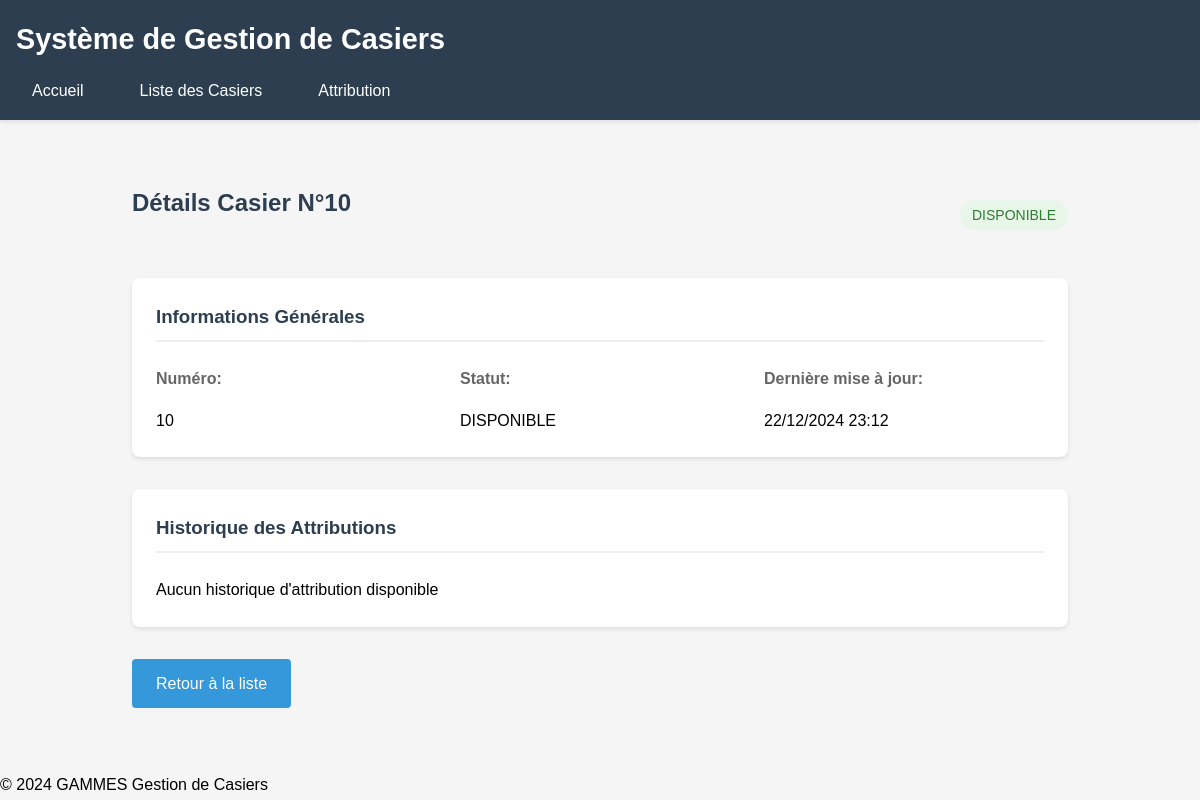
The page /locker-system/public/lockers/details/10 on the database its author committed.
### tables this page shows
CREATE TABLE `lockers` (
  `id` int NOT NULL AUTO_INCREMENT,
  `locker_number` varchar(10) NOT NULL,
  `status` enum('DISPONIBLE','ATTRIBUE','MAINTENANCE') DEFAULT 'DISPONIBLE',
  `last_update` timestamp NULL DEFAULT CURRENT_TIMESTAMP ON UPDATE CURRENT_TIMESTAMP,
  `is_active` tinyint(1) DEFAULT '1',
  `created_at` timestamp NULL DEFAULT CURRENT_TIMESTAMP,
  `updated_at` timestamp NULL DEFAULT CURRENT_TIMESTAMP ON UPDATE CURRENT_TIMESTAMP,
  PRIMARY KEY (`id`),
  UNIQUE KEY `locker_number` (`locker_number`),
  KEY `idx_locker_status` (`status`)
);

### src/Controllers/BaseController.php (called while the page is built, shortened)
<?php
class BaseController {
    protected function render($view, $data = []) {
        extract($data);
        require_once __DIR__ . "/../Views/$view.php";
        return ob_get_clean();
    }
}

### config/database.php (called while the page is built)
<?php
return [
    'host' => 'localhost',
    'dbname' => 'locker_system',
    'username' => 'root',
    'password' => 'root',
    'charset' => 'utf8mb4'
];

### src/Models/BaseModel.php (called while the page is built, shortened)
<?php
class BaseModel {
    protected $db;
    protected $table;
    public function __construct() {
        $config = require __DIR__ . '/../../config/database.php';
        try {
            $this->db = new PDO(
                "mysql:host={$config['host']};dbname={$config['dbname']};charset={$config['charset']}",
                $config['username'],
                $config['password'],
                [
                    PDO::ATTR_ERRMODE => PDO::ERRMODE_EXCEPTION,
                    PDO::ATTR_DEFAULT_FETCH_MODE => PDO::FETCH_ASSOC,
                    PDO::ATTR_EMULATE_PREPARES => false
                ]
            );
        } catch (PDOException $e) {
            die("Erreur de connexion : " . $e->getMessage());
        }
    }
    public function findById($id) {
        $sql = "SELECT * FROM {$this->table} WHERE id = ?";
        $stmt = $this->db->prepare($sql);
        $stmt->execute([$id]);
        return $stmt->fetch();
    }
}

### src/Views/lockers/details.php (the view, shortened to what this page needs)
<div class="details-container">
    <div class="details-header">
        <h2>Détails Casier N°<?= htmlspecialchars($locker['locker_number']) ?></h2>
        <div class="status-badge status-<?= strtolower($locker['status']) ?>">
            <?= htmlspecialchars($locker['status']) ?>
        </div>
    </div>
    <div class="details-card">
        <h3>Informations Générales</h3>
        <div class="info-grid">
            <div class="info-item">
                <label>Numéro:</label>
                <span><?= htmlspecialchars($locker['locker_number']) ?></span>
            </div>
            <div class="info-item">
                <label>Statut:</label>
                <span><?= htmlspecialchars($locker['status']) ?></span>
            </div>
            <div class="info-item">
                <label>Dernière mise à jour:</label>
                <span><?= date('d/m/Y H:i', strtotime($locker['last_update'])) ?></span>
            </div>
        </div>
    </div>
<div class="details-card">
    <h3>Historique des Attributions</h3>
    <?php if (!empty($history)): ?>
        <table class="history-table">
            <thead>
                <tr>
                    <th>Date</th>
                    <th>Utilisateur</th>
                    <th>Statut</th>
                    <th>Notes</th>
                    <th>Service</th>
                    <th>TS</th>
                    <th>Date retour prévue</th>
                    <th>Type</th>
                </tr>
            </thead>
            <tbody>
                <?php foreach ($history as $record): ?>
                <tr>
                    <td><?= date('d/m/Y', strtotime($record['assignment_date'])) ?></td>
                    <td><?= htmlspecialchars($record['first_name'] . ' ' . $record['last_name']) ?></td>
                    <td>
                        <span class="status-badge status-<?= strtolower($record['status']) ?>">
                            <?= htmlspecialchars($record['status']) ?>
                        </span>
                    </td>
                    <td><?= nl2br(htmlspecialchars($record['notes'])) ?></td>
                    <td><?= htmlspecialchars($record['service']) ?></td>
                    <td><?= htmlspecialchars($record['ts_name']) ?></td>
                    <td><?= $record['expected_return_date'] ? date('d/m/Y', strtotime($record['expected_return_date'])) : '-' ?></td>
                    <td><?= htmlspecialchars($record['assignment_type'] ?? 'Attribution standard') ?></td>
                </tr>
                <?php endforeach; ?>
            </tbody>
        </table>
    <?php else: ?>
        <p class="no-data">Aucun historique d'attribution disponible</p>
    <?php endif; ?>
</div>
    <div class="details-actions">
        <a href="<?= BASE_PATH ?>/lockers" class="button">Retour à la liste</a>
    </div>
</div>
<?php
require __DIR__ . '/../layouts/main.php';
?>

### public/css/style.css (style rules this page uses)
* { margin: 0; padding: 0; box-sizing: border-box; }
body { font-family: Arial, sans-serif; line-height: 1.6; background-color: #f5f5f5; }
label { display: block; margin-bottom: 0.5rem; font-weight: 600; }
.button, button[type="submit"] { display: inline-block; padding: 0.75rem 1.5rem; background-color: #3498db; color: white; border: none; border-radius: 4px; cursor: pointer; text-decoration: none; font-size: 1rem; transition: background-color 0.3s; }
h2 { margin-bottom: 1.5rem; color: #2c3e50; }
.status-badge { padding: 0.25rem 0.75rem; border-radius: 20px; font-size: 0.875rem; font-weight: 500; }
.status-disponible { background-color: #e8f5e9; color: #2e7d32; }
.details-container { max-width: 1000px; margin: 0 auto; padding: 2rem; }
.details-header { display: flex; justify-content: space-between; align-items: center; margin-bottom: 2rem; }
.details-card { background: white; border-radius: 8px; padding: 1.5rem; margin-bottom: 2rem; box-shadow: 0 2px 4px rgba(0,0,0,0.1); }
.details-card h3 { margin-bottom: 1.5rem; color: #2c3e50; border-bottom: 2px solid #eee; padding-bottom: 0.5rem; }
.info-grid { display: grid; grid-template-columns: repeat(auto-fit, minmax(250px, 1fr)); gap: 1.5rem; }
.info-item { display: flex; flex-direction: column; gap: 0.5rem; }
.info-item label { font-weight: 600; color: #666; }
.details-actions { display: flex; gap: 1rem; margin-top: 2rem; }

### rows shown on the page
lockers: locker_number "10", status "DISPONIBLE", last_update "22/12/2024 23:12"
